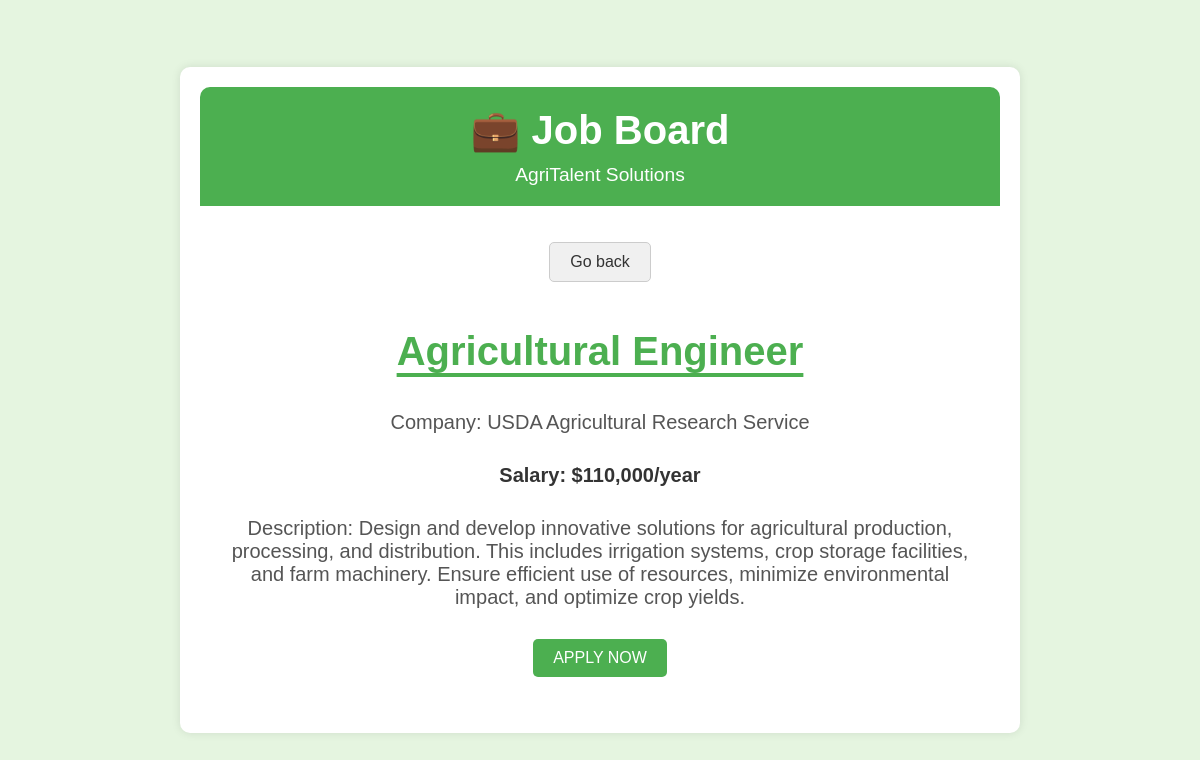
The app's page /job/1/ with its own data.
### job_board/models.py (models this page shows, shortened)
class JobPosting (models.Model):
    title = models.CharField(max_length=100)
    description = models.TextField()
    company = models.CharField(max_length=100)
    salary = models.IntegerField()
    is_active = models.BooleanField(default=False)

### job_board/views.py (the view)
# urls.py: path('job/<int:pk>/', views.job_detail, name='job_detail'),
def job_detail(request, pk):
    job_posting = get_object_or_404(JobPosting, pk=pk, is_active= True)
    context = {'posting': job_posting}
    return render(request, 'job_board/detail.html', context)

### job_board/templates/job_board/detail.html
{% extends 'job_board/base.html' %}
{% load humanize %}
{% block content %}
<div style="width: 100%; margin: 0 auto;">
    <p style="padding-bottom: 20px; text-align: center;">
        <a href="{% url 'home' %}" class="btn">Go back</a>
    </p>
    <h1 style="font-size: 2.5em; font-weight: bold; padding-bottom: 10px; text-decoration: underline; text-underline-offset: 8px; color: #4caf50; text-align: center;">{{posting.title}}</h1>
    <p style="padding-bottom: 10px; font-size: 1.25em; color: #555; text-align: center;">Company: {{posting.company}}</p>
    <p style="padding-bottom: 10px; font-size: 1.25em; font-weight: bold; color: #333; text-align: center;">Salary: ${{posting.salary|intcomma }}/year</p>
    <p style="padding-bottom: 10px; font-size: 1.25em; color: #555; text-align: center;">Description: {{posting.description}}</p>
    <p style="text-align: center; margin-top:20px;">
        <a href="#" class="btn" style="background-color: #4caf50; color: white; border: none;">APPLY NOW </a>
    </p>
</div>
{% endblock content %}

### job_board/templates/job_board/base.html (style rules this page uses)
body { font-family: Arial, sans-serif; margin: 0; padding: 0; background-color: #e5f5e0; display: flex; justify-content: center; align-items: center; min-height: 100vh; }
.btn { display: inline-block; padding: 10px 20px; border: 1px solid #ccc; border-radius: 5px; text-decoration: none; color: #333; background-color: #f0f0f0; transition: background-color 0.3s; }

### records on screen
JobPosting: title "Agricultural Engineer", company "USDA Agricultural Research Service", salary "110,000", description "Design and develop innovative solutions for agricultural production, processing, and distribution. This includes irrigation systems, crop storage facilities, and farm machinery. Ensure efficient use of resources, minimize environmental impact, and optimize crop yields."
